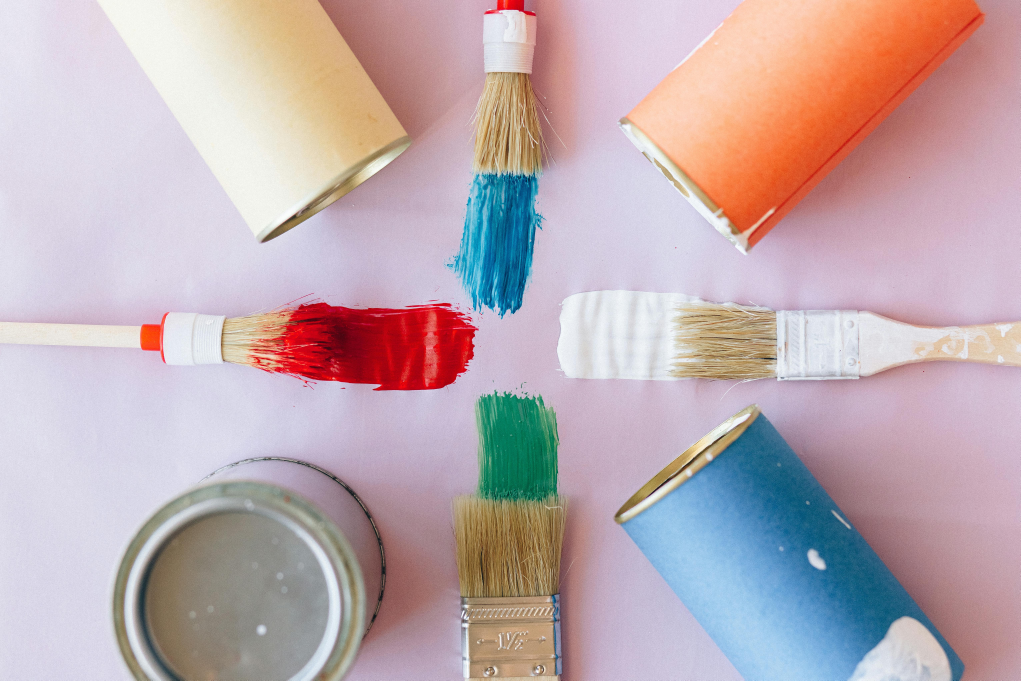
#> input picture TEST.jpg, 6121 x 4081 px, found by its file name (shown at 1/6 size)
$ python moodblue.py
#> lines starting #> are read from the running program, lines starting #| are printed output that depends on the picture; after the words box and inside, x2 and y2 are one past the last pixel; in counts of white or black regions, pixels touching at a corner belong together
import cv2
import numpy as np
from collections import Counter

def get_blue_shades():
    return {
        "Bright Blue": (1, 101, 252),
        "Royal Blue": (5, 4, 170),
        "Deep Sky Blue": (13, 117, 248),
        "Cobalt Blue": (3, 10, 167),
        "Navy Blue": (0, 17, 70),
        "Azure": (6, 154, 243),
        "Steel Blue": (90, 125, 154),
        "Electric Blue": (6, 82, 255),
        "Turquoise": (64, 224, 208),
        "Cyan": (0, 255, 255),
        "Midnight Blue": (25, 25, 112),
        "Periwinkle": (204, 204, 255),
        "Baby Blue": (137, 207, 240),
        "Ice Blue": (214, 245, 255),
        "Dodger Blue": (30, 144, 255),
        "Prussian Blue": (0, 49, 83),
        "Sapphire Blue": (15, 82, 186),
        "Cornflower Blue": (100, 149, 237),
        "Denim Blue": (21, 96, 189),
        "Sky Blue": (135, 206, 235)
    }

def get_color_moods():
    return {
        "Bright Blue": "Energetic and refreshing",
        "Royal Blue": "Elegant and trustworthy",
        "Deep Sky Blue": "Inspiring and uplifting",
        "Cobalt Blue": "Strong and bold",
        "Navy Blue": "Serious and authoritative",
        "Azure": "Calm and peaceful",
        "Steel Blue": "Cool and industrial",
        "Electric Blue": "Exciting and futuristic",
        "Turquoise": "Healing and tropical",
        "Cyan": "Refreshing and dynamic",
        "Midnight Blue": "Mysterious and deep",
        "Periwinkle": "Soft and dreamy",
        "Baby Blue": "Gentle and innocent",
        "Ice Blue": "Chill and serene",
        "Dodger Blue": "Modern and vibrant",
        "Prussian Blue": "Historical and intellectual",
        "Sapphire Blue": "Luxurious and confident",
        "Cornflower Blue": "Friendly and warm",
        "Denim Blue": "Casual and comfortable",
        "Sky Blue": "Relaxing and open"
    }

def convert_to_lab(color_bgr):
    color_bgr = np.uint8([[color_bgr]])
    color_lab = cv2.cvtColor(color_bgr, cv2.COLOR_BGR2LAB)
    return tuple(map(int, color_lab[0][0]))

def detect_blues(image_path):
#> called with image_path = 'images/TEST.jpg'
    image = cv2.imread(image_path)
#> image is the input picture: shape (4081, 6121, 3); mean B, G, R 177.1, 172.4, 191.1
    hsv = cv2.cvtColor(image, cv2.COLOR_BGR2HSV)
#> hsv: shape (4081, 6121, 3); mean H, S, V 102, 60.8, 204.1
    lower_blue = np.array([90, 50, 50])
    upper_blue = np.array([140, 255, 255])
    mask = cv2.inRange(hsv, lower_blue, upper_blue)
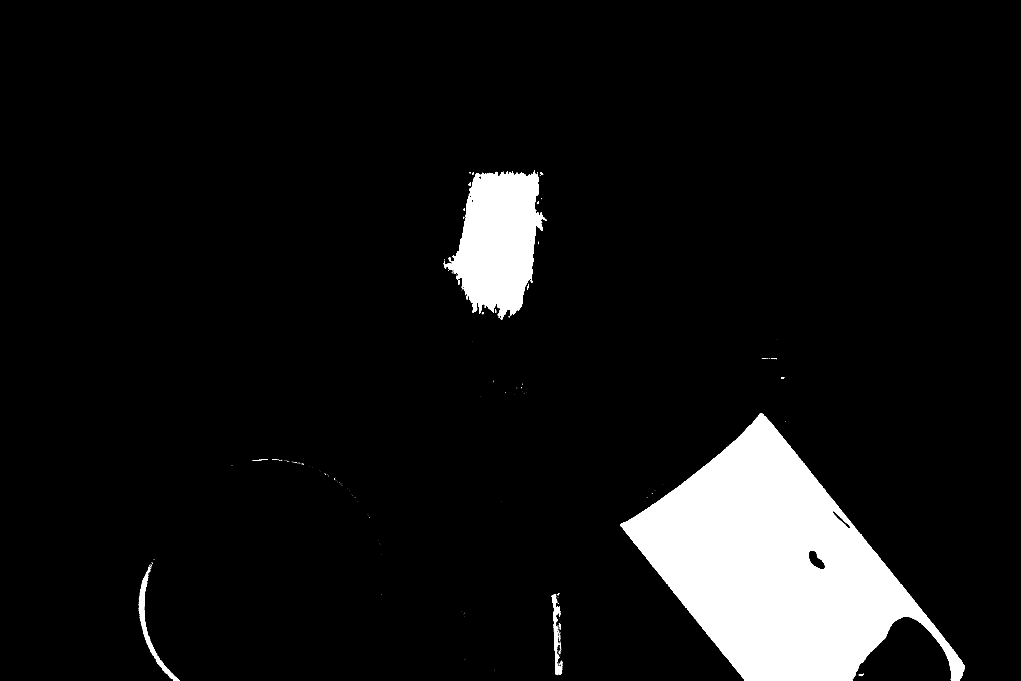
#> mask: shape (4081, 6121) (shown at 1/6 size); 7.8% white; 588 white regions (555 under 20 px)
    contours, _ = cv2.findContours(mask, cv2.RETR_EXTERNAL, cv2.CHAIN_APPROX_SIMPLE)
#> contours = 585 contours, 559 with area under 20; largest, box (x1, y1, x2, y2) and area: (3724, 2479, 5786, 4081) 1589688, (2663, 1020, 3280, 1918) 335328, (833, 3439, 1069, 4081) 15216, (3310, 3568, 3373, 4051) 8018, (887, 3400, 906, 3440) 172

    blue_shades = get_blue_shades()
    blue_shades_lab = {color: convert_to_lab(value) for color, value in blue_shades.items()}
    detected_colors = set()

    for cnt in contours:
        if cv2.contourArea(cnt) < 150:
            continue
        x, y, w, h = cv2.boundingRect(cnt)
        roi = image[y:y+h, x:x+w]
        avg_color = cv2.mean(roi)[:3]
        avg_color_lab = convert_to_lab(tuple(map(int, avg_color)))
        closest_shade = min(blue_shades_lab.keys(), key=lambda k: np.linalg.norm(np.array(avg_color_lab) - np.array(blue_shades_lab[k])))
        detected_colors.add(closest_shade)
#> this loop made 585 passes
#> cnt on passes 1 to 3: [[5114, 4080]], [[1074, 4080], [1075, 4080]], [[1070, 4078], [1070, 4079], [1069, 4080], [1072, 4080]]
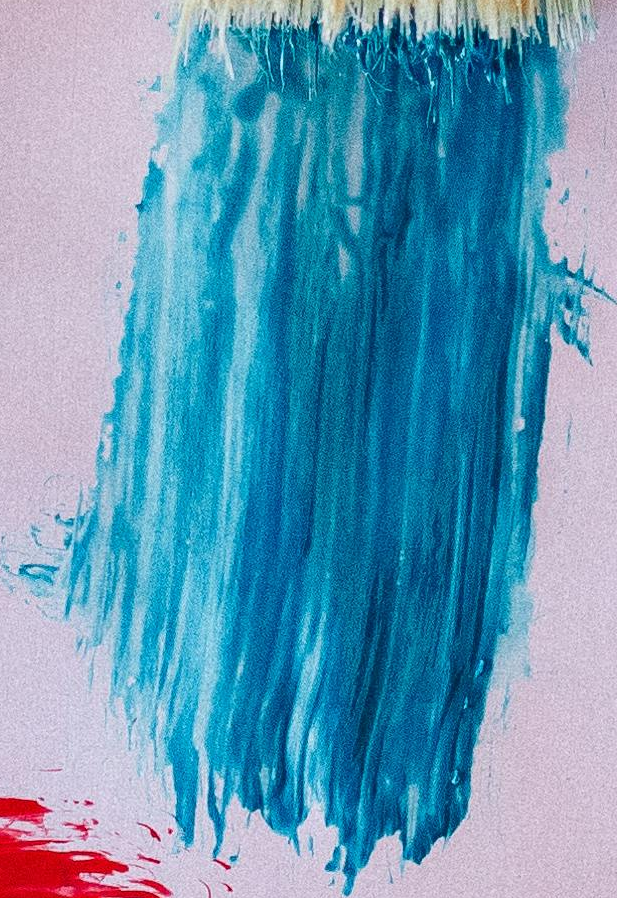
#> roi: shape (898, 617, 3); mean B, G, R 183, 153.2, 99.6
#> after the loop, detected_colors = 3 items

    return detected_colors

def determine_overall_mood(detected_colors):
    color_moods = get_color_moods()
    mood_counts = Counter(color_moods[color] for color in detected_colors if color in color_moods)
    overall_mood = mood_counts.most_common(1)[0][0] if mood_counts else "Neutral"
    return overall_mood

def print_color_moods(detected_colors):
    color_moods = get_color_moods()
    for color in detected_colors:
        print(f"Detected {color}: {color_moods.get(color, 'No mood found.')}")

    overall_mood = determine_overall_mood(detected_colors)
    print(f"Overall Mood: {overall_mood}")

if __name__ == "__main__":
    image_path = "images/TEST.jpg"
    detected_colors = detect_blues(image_path)
#> detected_colors = 3 items
    print_color_moods(detected_colors)
